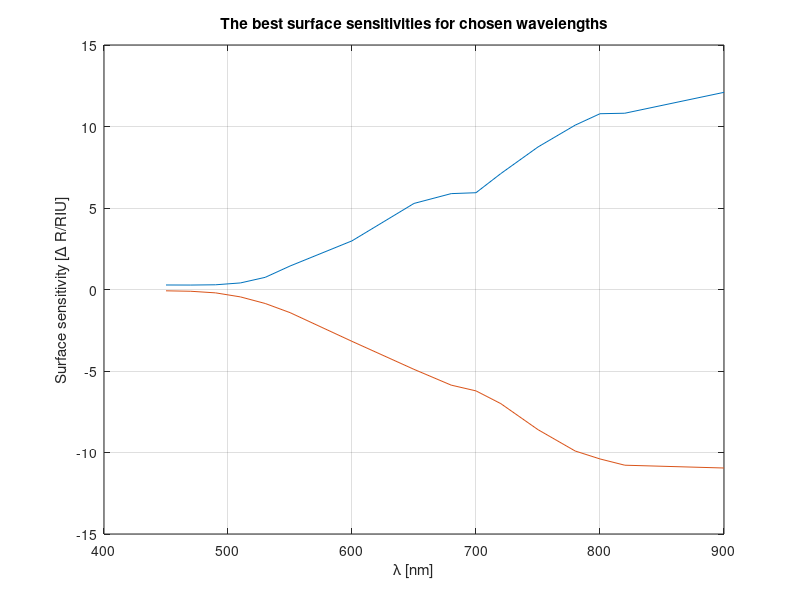
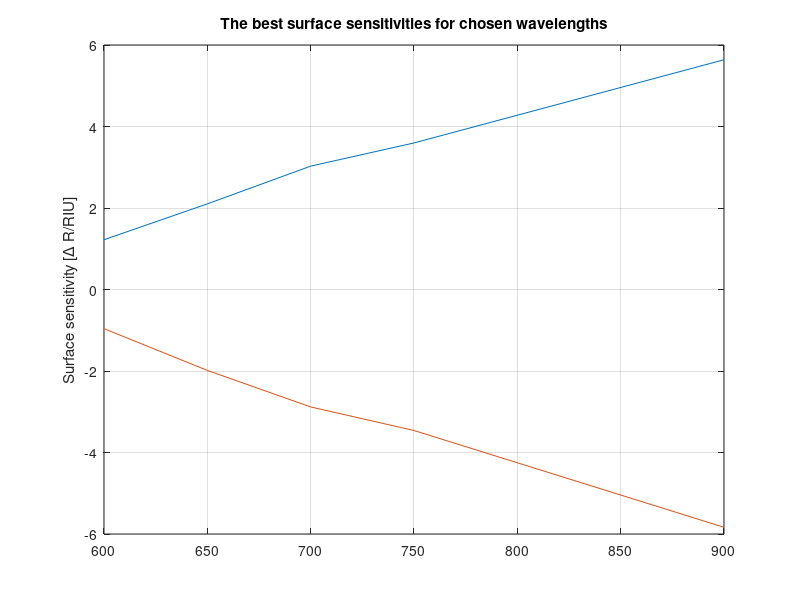

The MATLAB script that drew these images, in order:
clear all

% 
% all_info=[620,30,406.164590308939,4.13442859630827,30,406.164590308939,-4.13442859630827;640,30,425.616712172194,4.94576798693311,30,425.616712172194,-4.94576798693311;660,30,445.599107704949,5.57484773515860,30,445.599107704949,-5.57484773515860;680,35,462.184476092723,5.88235549740438,35,462.184476092723,-5.88235549740438;700,35,480.440316278842,5.93771028553824,35,480.440316278842,-5.93771028553824];
% all_info=[all_info;[720,25,500.423557149301,7.11114431561841,25,509.423557149301,-7.00153450420197;740,25,518.180558717901,8.36634195072967,25,526.180558717901,-8.19505593417832;760,25,535.748633154747,9.22277162975590,25,542.748633154747,-9.02918042880093;780,25,553.157770079269,10.0835093021571,25,559.157770079269,-9.90874634408091]];
% all_info=[all_info;[690,35,471.849768686389,5.89677625211898,35,485.849768686389,-6.08936619088727;710,25,491.962881502581,6.47278638911460,30,501.962881502581,-6.58818883097629]];
% all_info=[all_info; [800,25,569.432160979754,10.7842735930145,25,575.432160979754,-10.3954315194223;820,30,584.591437849288,10.8143655736080,30,591.591437849288,-10.7792798468869]];
% all_info=[all_info; [840,30,601.651645874848,11.0232603322003,30,607.651645874848,-10.7711538237219;850,25,610.648821589889,11.1445433961531,35,615.648821589889,-10.4422499431973;860,25,618.625997025966,11.1519184231777,35,623.625997025966,-10.5338624609291;870,25,626.584476321272,11.0820662584660,35,631.584476321272,-10.3474305285775;880,25,634.525451780340,11.3992483722826,25,639.525451780340,-10.0062156016580;890,25,642.450015367670,11.7845941921637,20,646.450015367670,-10.5441686687328;900,25,650.359168849941,12.0960789680691,25,654.359168849941,-10.9511059632419]];


all_info=[700,35,480.440316278842,5.93771028553824,35,493.440316278842,-6.21960531206066];
all_info=[all_info; [750,25,527.486185084488,8.74409659864335,25,534.486185084488,-8.59869215903242;800,25,569.432160979754,10.7842735930145,25,575.432160979754,-10.3954315194223]];
all_info=[all_info; [600,25,387.186476446274,2.98511622691733,40,407.186476446274,-3.18110696652668;650,30,435.662091356315,5.28063077507691,35,451.662091356315,-4.89862315865762]];
all_info=[all_info; [900,25,650.359168849941,12.0960789680691,25,654.359168849941,-10.9511059632419;680,35,462.184476092723,5.88235549740438,35,477.184476092723,-5.86702313974282;720,25,500.423557149301,7.11114431561841,25,509.423557149301,-7.00153450420197;780,25,553.157770079269,10.0835093021571,25,559.157770079269,-9.90874634408091;820,30,584.591437849288,10.8143655736080,30,591.591437849288,-10.7792798468869]];
all_info=[all_info; [600,25,387.186476446274,2.98511622691733,40,407.186476446274,-3.18110696652668]];
all_info=[all_info; [450,20,295.836500556012,0.277058565174615,95,295.836500556012,-0.0803222993339632;470,20,296.647693400125,0.273099382952768,90,296.647693400125,-0.108088271028975;490,25,292.631255771497,0.289730141406142,80,315.631255771497,-0.206326727529964;510,25,294.461394038710,0.402762646596921,65,333.461394038710,-0.453085120410920;530,30,306.005341729373,0.746016445332753,55,347.005341729373,-0.857633757902748;550,30,323.425949526269,1.43986445977380,50,362.425949526269,-1.41811673662903]];

% [850,25,610.648821589889,11.1445433961531,35,615.648821589889,-10.4422499431973]

all_info=sortrows(all_info, 1);



thin_all_info=[600,35,388.186476446274,1.22163439250742,45,414.186476446274,-0.961411101747878;750,20,530.486185084488,3.59657195773140,25,536.486185084488,-3.46050611122224;900,25,651.359168849941,5.63763215829176,25,655.359168849941,-5.83508934272266];
thin_all_info=[thin_all_info; [650,35,438.662091356315,2.10160310139103,35,454.662091356315,-1.98556477607104;700,25,486.440316278842,3.02710487077821,35,496.440316278842,-2.88157175560935]];

thin_all_info=sortrows(thin_all_info, 1)


figure;
plot(all_info(:,1),all_info(:,4), all_info(:,1),all_info(:,7));
xlabel('\lambda [nm]')
ylabel('Surface sensitivity [\Delta R/RIU]')
title('The best surface sensitivities for chosen wavelengths')
grid on


figure;
plot(thin_all_info(:,1),thin_all_info(:,4), thin_all_info(:,1),thin_all_info(:,7));
ylabel('Surface sensitivity [\Delta R/RIU]')
title('The best surface sensitivities for chosen wavelengths')
grid on
